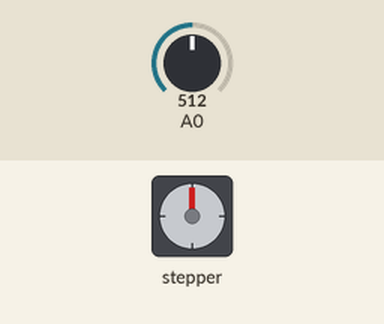
The sketch below on a simulated Arduino Uno, built with avr-gcc and run on an emulated ATmega328P. On the bench: stepper motor. Inputs (shaded band) come from the test bench; at power-on: A0 = 512. Stepper angles assume 360 steps per turn.

Above: at 1.2 s.
1.3 s: A0 set to 716
At 2.1 s:
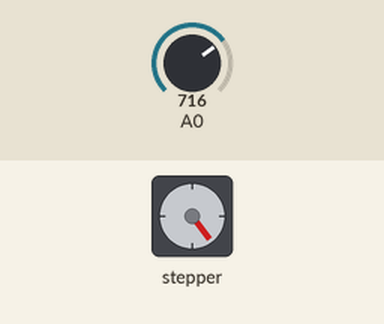
3.2 s: A0 set to 1023
At 3.66 s:
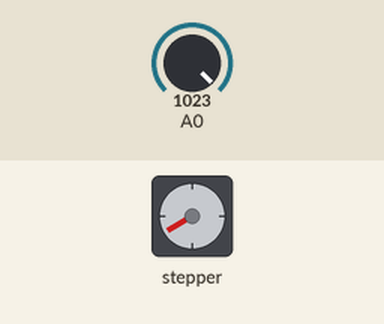
5.4 s: A0 set to 1011
At 5.8 s:
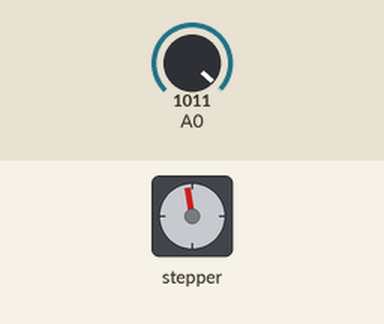
6.9 s: A0 set to 511
At 7.35 s:
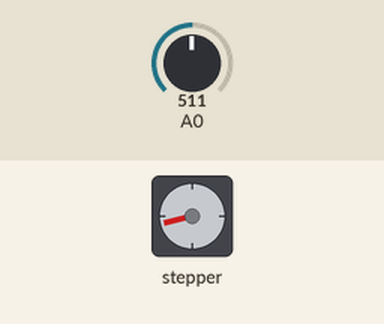
9.5 s: A0 set to 306
At 10.2 s:
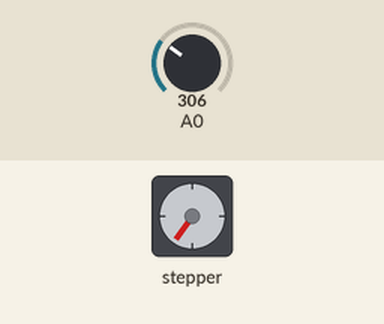
Timing chart, 0 to 12.4 s (numbered marks = the images above; inputs shaded):
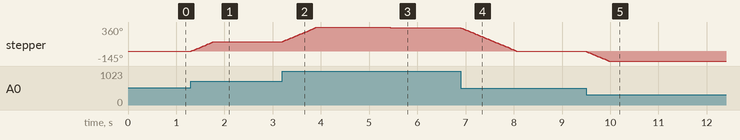

Measured:
- the behaviour switches between 1023 and 1022 on A0 (found by bisection; images 2 and 3)
- after the input at 1.3 s, stepper: turns 143° clockwise in 0.46 s, starting at once
- after the input at 3.2 s, stepper: turns 217° clockwise in 0.73 s, starting at once
- after the input at 5.4 s, stepper: goes 354° 0.02 s, then 351°, starting at once
- after the input at 6.9 s, stepper: turns 352° counter-clockwise in 1.2 s, starting at once
- after the input at 9.5 s, stepper: turns 144° counter-clockwise in 0.46 s, starting at once

The sketch:

prjct7.ino
```cpp
#include<Stepper.h>

const int stepsPerRevolution = 360;

int previousSteps = 0;
Stepper motor(stepsPerRevolution, 8, 10, 9, 11);
void setup() {
  motor.setSpeed(50);

}


void loop(){
  int reading = analogRead(A0);

  int currentSteps = map(reading, 0, 1023, -360, 360);

  int steps = currentSteps - previousSteps;
  motor.step(steps);


  delay(20);

  previousSteps = currentSteps;
}
```
